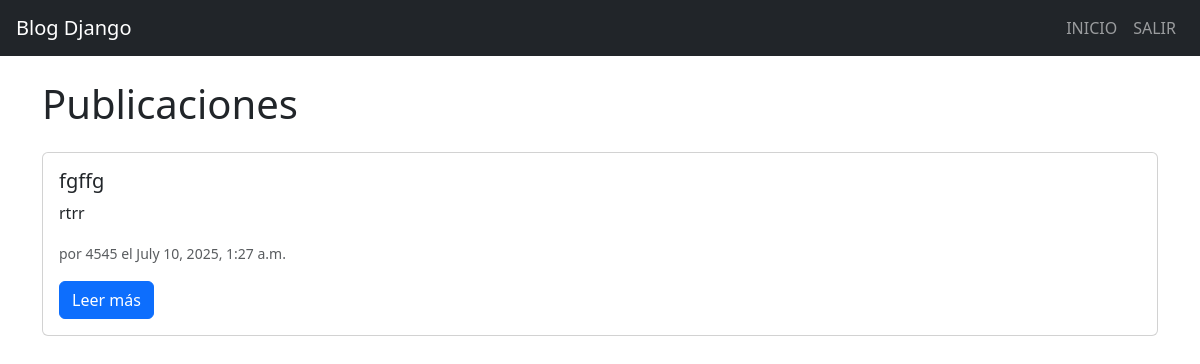
The page /posts/ (signed in) on the database its author committed.
### blog/models.py (models this page shows, shortened)
class Post(models.Model):
    titulo = models.CharField(max_length=100)  # Corregido max_length
    contenido = models.TextField()  # Corregido TextField y nombre del campo
    autor = models.CharField(max_length=50)
    fecha_publicacion = models.DateTimeField(auto_now_add=True)

### blog/views.py (the view)
# urls.py: path('posts/', views.lista_posts, name='lista_posts'),
@login_required
def lista_posts(request):
	post = Post.objects.all().order_by
	return render(request, 'blog/lista_posts.html', {'posts':post})

### blog/templates/blog/lista_posts.html (shortened to what this page needs)
{% extends "blog/base.html" %}
{% block content %}
<h1 class="mb-4"> Publicaciones </h1>
{% for post in posts %}
<div class="card mb-3">
    <div class="card-body">
        <h5 class="card-titlle">{{post.titulo}} </h5>
        <p class="card-text">{{post.contenido }}</p>
        <p class="card-text"><small class="text-muted">por {{post.autor}} el {{post.fecha_publicacion}}</small></p>
        <a href="{% url 'detalle_post' post.pk %}" class="btn btn-primary"> Leer más </a>
    </div>
</div>
{%endfor%}
{% endblock %}

### rows shown on the page
Post: titulo "fgffg", contenido "rtrr", autor "4545", fecha_publicacion "July 10, 2025, 1:27 a.m."
